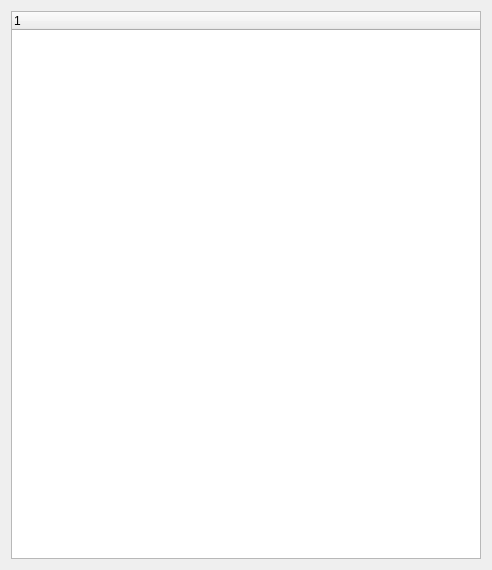
<?xml version="1.0" encoding="UTF-8"?>
<ui version="4.0">
 <class>TestWidget</class>
 <widget class="QWidget" name="TestWidget">
  <property name="geometry">
   <rect>
    <x>0</x>
    <y>0</y>
    <width>492</width>
    <height>570</height>
   </rect>
  </property>
  <property name="windowTitle">
   <string>TestWidget</string>
  </property>
  <layout class="QVBoxLayout" name="verticalLayout">
   <item>
    <widget class="CPropertyEditor" name="editor">
     <column>
      <property name="text">
       <string notr="true">1</string>
      </property>
     </column>
    </widget>
   </item>
  </layout>
 </widget>
 <layoutdefault spacing="6" margin="11"/>
 <customwidgets>
  <customwidget>
   <class>CPropertyEditor</class>
   <extends>QTreeWidget</extends>
   <header>CPropertyEditor.h</header>
  </customwidget>
 </customwidgets>
 <resources/>
 <connections/>
</ui>
